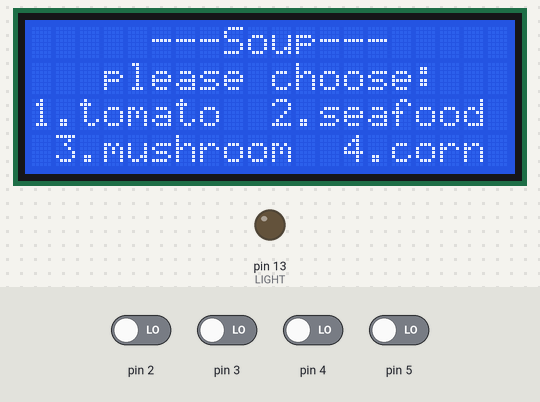
A sketch run on a simulated Arduino Uno, built with avr-gcc and run on an emulated ATmega328P. Parts: 20×4 character LCD, output pins drawn as LEDs (lit = HIGH). The inputs (shaded band) are chosen by the test bench; at power-on: pin 2–5 LOW.

Above: at 1.3 s.
1.4 s: pin 2 driven HIGH
At 1.8 s:
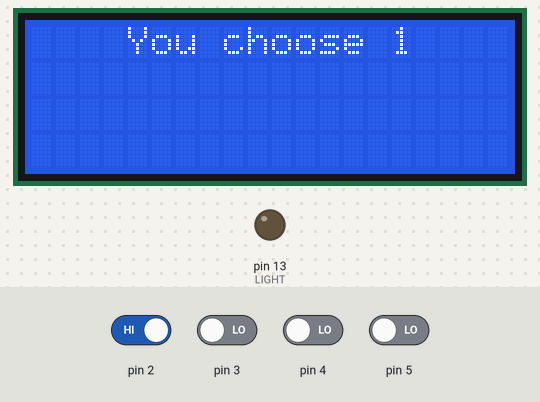
3.0 s: pin 2 driven LOW
At 4.7 s:
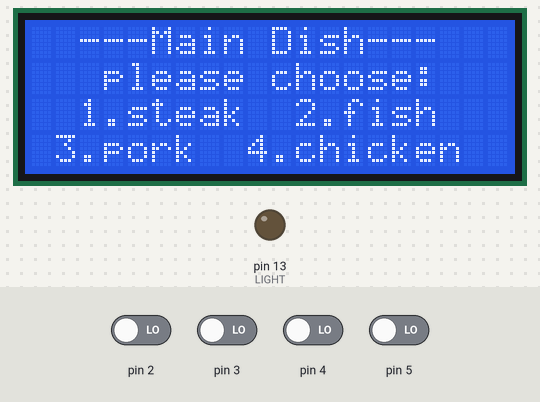
5.0 s: pin 3 driven HIGH
At 5.6 s:
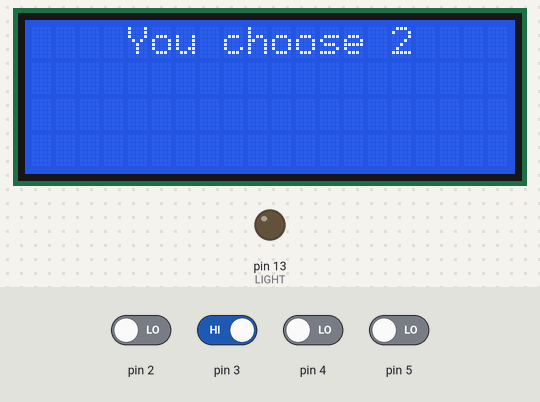
6.6 s: pin 3 driven LOW
At 7.5 s:
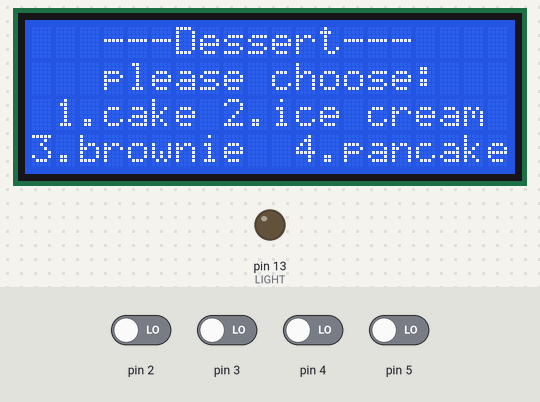
8.7 s: pin 4 driven HIGH
At 11.5 s:
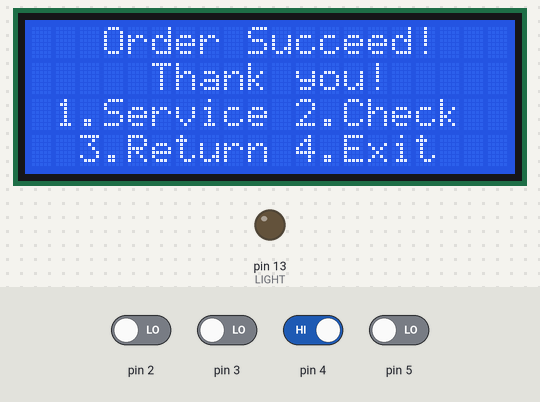
11.7 s: pin 4 driven LOW
At 13.6 s:
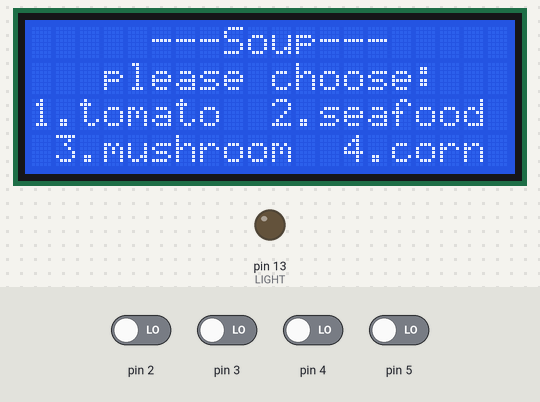
Timing chart, 0 to 15.1 s (numbered marks = the images above; inputs shaded):
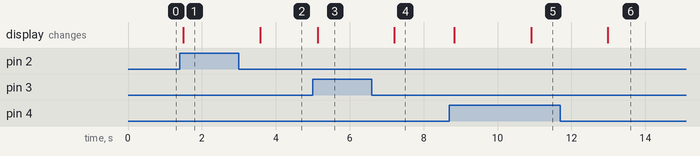

The sketch:

lcd.ino
```cpp
#include <LiquidCrystal_I2C.h>
#include <Wire.h>
LiquidCrystal_I2C lcd(0x27, 2, 1, 0, 4, 5, 6, 7, 3, POSITIVE);  // Set the LCD I2C address

// light

#include "HX711.h"
#include <SoftwareSerial.h>
#define LIGHT 13
SoftwareSerial NXP(9, 10);

int NXP_index_0 = 0;
int NXP_index_1 = 0;
int light_state = 0;

void setup() {
  // put your setup code here, to run once:
  lcd.begin(20,4);
  lcd.setCursor(3,0);
  lcd.print("Hello YouTube!");
  lcd.setCursor(8,1);
  lcd.print("****");
  lcd.setCursor(0,2);
  lcd.print("This is a demo text");
  lcd.setCursor(8,3);
  lcd.print("****");

  pinMode(2, INPUT);
  pinMode(3, INPUT);
  pinMode(4, INPUT);
  pinMode(5, INPUT);

  // light
  pinMode(LIGHT, OUTPUT);
  NXP.begin(115200);
  Serial.begin(9600);
}

String setMiddle(String s) {
  int l = s.length();
  String st;
  for (int i = 0; i < (20 - l)/2; i++) {
    st += ' ';
  }
  st += s;
  if (l % 2 == 0) {
    for (int i = 0; i < (20 - l)/2; i++) {
      st += ' ';
    }
  }
  else {
    for (int i = 0; i < (20 - l)/2 + 1; i++) {
      st += ' ';
    }
  }
  return st;
}

void show(String a="", String b="", String c="", String d="") {
  lcd.setCursor(0,0);
  lcd.print(setMiddle(a));
  lcd.setCursor(0,1);
  lcd.print(setMiddle(b));
  lcd.setCursor(0,2);
  lcd.print(setMiddle(c));
  lcd.setCursor(0,3);
  lcd.print(setMiddle(d));
}
bool ordered = false;
void loop() {
  // put your main code here, to run repeatedly:
  if (!light_state){
    if (!ordered) {
      bool step[3] = {false};
      while(!step[0]) {
        show("---Soup---", "please choose:", "1.tomato  2.seafood", "3.mushroom  4.corn");
        int status = -1;
        if (digitalRead(2)) status = 1;
        else if (digitalRead(3)) status = 2;
        else if (digitalRead(4)) status = 3;
        else if (digitalRead(5)) status = 4;
        if (status > 0) {
          String select_string = "You choose " + String(status);
          show(select_string);
          step[0] = true;
          delay(2000);
        }
      }
      while (!step[1]) {
        show("---Main Dish---", "please choose:", "1.steak  2.fish", "3.pork  4.chicken");
        int status = -1;
        if (digitalRead(2)) status = 1;
        else if (digitalRead(3)) status = 2;
        else if (digitalRead(4)) status = 3;
        else if (digitalRead(5)) status = 4;
        if (status > 0) {
          String select_string = "You choose " + String(status);
          show(select_string);
          step[1] = true;
          delay(2000);
        }
      }
      while (!step[2]) {
        show("---Dessert---", "please choose:", "1.cake 2.ice cream", "3.brownie  4.pancake");
        int status = -1;
        if (digitalRead(2)) status = 1;
        else if (digitalRead(3)) status = 2;
        else if (digitalRead(4)) status = 3;
        else if (digitalRead(5)) status = 4;
        if (status > 0) {
          String select_string = "You choose " + String(status);
          show(select_string);
          step[2] = true;
          delay(2000);
        }
      }
      ordered = true;
    }
    show("Order Succeed!", "Thank you!", "1.Service 2.Check", "3.Return 4.Exit");
    int status = -1;
    if (digitalRead(2)) status = 1;
    else if (digitalRead(3)) status = 2;
    else if (digitalRead(4)) status = 3;
    else if (digitalRead(5)) status = 4;
    if (status == 3){
      ordered = false;
      delay(2000);
    }
    else if (status == 1 || status == 2) {
      show("On your service", "please wait");
      delay(20000);
      light_state = 1;
    }

  }
  else{
    // light
    if(NXP.available()){
      char content = NXP.read();
      Serial.println(content);
      if(content == '0'){
        NXP_index_0++;
        NXP_index_1 = 0;
        if(NXP_index_0 >= 5){
          // Turn on the light
          digitalWrite(LIGHT, HIGH);
        }
      }
      else{
        NXP_index_0 = 0;
        NXP_index_1++;
        if(NXP_index_1 >= 10){
          // Turn off the light
          digitalWrite(LIGHT, LOW);
        }
      }
    }
  }
}
```

Measured:
- after the input at 1.4 s, the display: changes after 0.10 s (image 1)
- after the input at 3.0 s, the display: changes after 0.58 s (image 2)
- after the input at 5.0 s, the display: changes after 0.13 s (image 3)
- after the input at 6.6 s, the display: changes after 0.61 s (image 4)
- after the input at 8.7 s, the display: first changes after 0.14 s (image 5 shows a later state)
- after the input at 11.7 s, the display: changes after 1.3 s (image 6)
